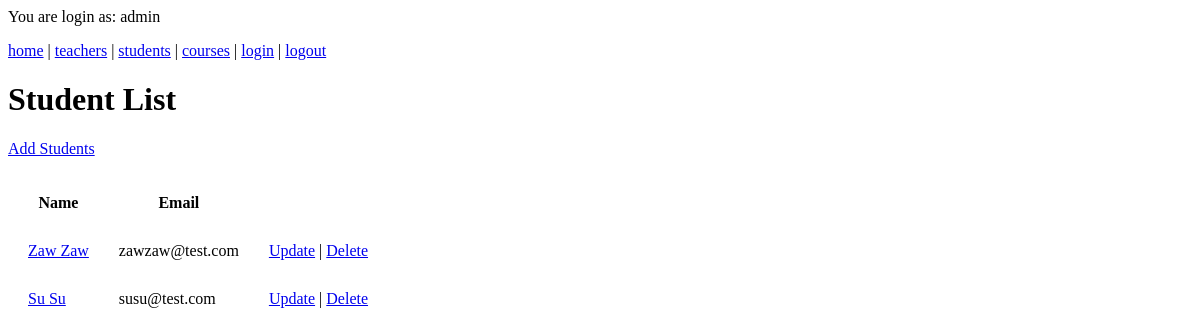
The app's page /myschool/admin/student_list.php (signed in), older data.
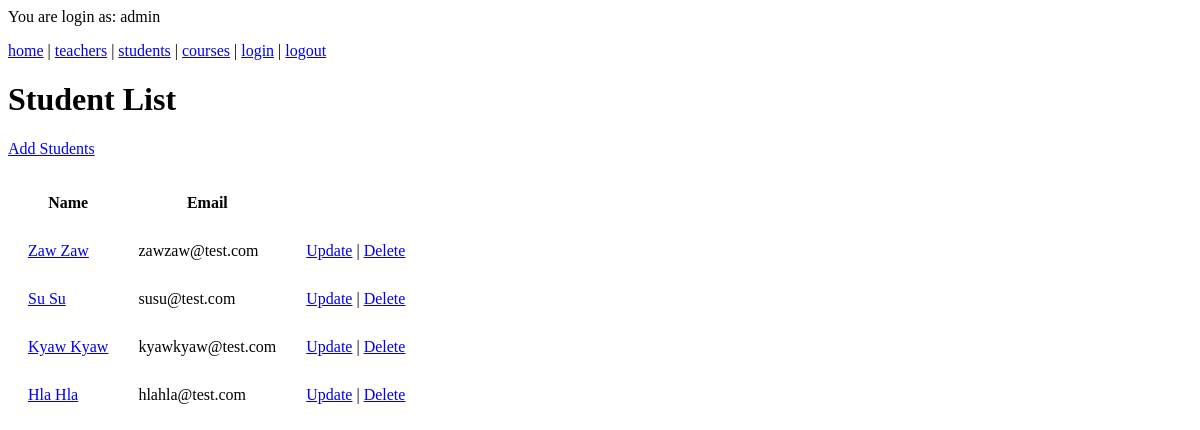
The same page, newer data.
### tables this page shows
CREATE TABLE `students` (
  `id` int(11) NOT NULL,
  `username` varchar(32) NOT NULL,
  `email` varchar(32) NOT NULL,
  `password` varchar(255) NOT NULL
);

### myschool/inc/functions.php (called while the page is built, shortened)
<?php
function isLogin(){
	if(!isset($_SESSION['username'])){
		return false;
	}else{
		return true;
	}
}
function getStudents($conn){
	$sql = "SELECT * FROM students";
	$result = $conn->query($sql);
	$data = array();
	if ($result->num_rows > 0) {
	  while($row = $result->fetch_assoc()) {
	    array_push($data, $row);
	  }
	}
	return $data;
}

### myschool/admin/student_list.php (the view, shortened to what this page needs)
<?php
include('../inc/functions.php');
include('../inc/connection.php');
$students = getStudents($conn);
?>
<!DOCTYPE>
<html>
<head><title>Sample Project</title></head>
<body>
<?php if(isLogin()): ?>
	<p>You are login as: <?php echo $_SESSION['username']; ?></p>
<?php endif; ?>
<?php include("inc/nav.php"); ?>
<h1>Student List</h1>
<p><a href="student_create.php">Add Students</a></p>
<?php if($students): ?>
	<table cellspacing="10" cellpadding="10">
		<tr>
			<th>Name</th>
			<th>Email</th>
		</tr>
		<?php foreach($students as $student): ?>
		<tr>
			<td><a href="student_single.php?id=<?php echo $student['id']; ?>"><?php echo $student['username']; ?></a></td>
			<td><?php echo $student['email']; ?></a></td>
			<td>
				<a href="student_update.php?id=<?php echo $student['id'] ?>">Update</a> |
				<a href="student_delete.php?id=<?php echo $student['id']; ?>">Delete</a>
			</td>
		</tr>
		<?php endforeach; ?>
	</table>
<?php else: ?>
	<p>No Records</p>
<?php endif ?>
</body>
</html>

Row changes from the older to the newer data that the page shows:
added students: username "Kyaw Kyaw", email "kyawkyaw@test.com"
added students: username "Hla Hla", email "hlahla@test.com"
